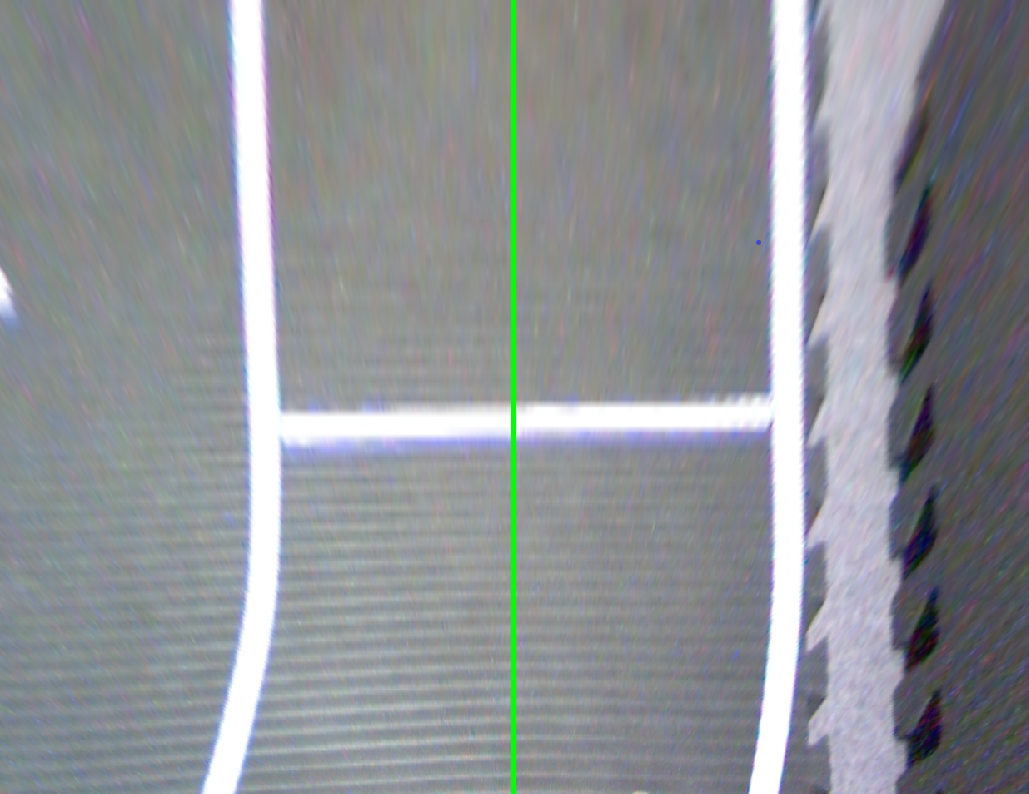
//> input picture img.png, 1029 x 794 px
$ ./testCV   (built with g++ and OpenCV 4)
//> lines starting //> are read from the running program, lines starting //| are printed output that depends on the picture; after the words box and inside, x2 and y2 are one past the last pixel; in counts of white or black regions, pixels touching at a corner belong together
#include <iostream>
#include <opencv2/core/core.hpp>
#include <opencv2/highgui/highgui.hpp>
#include <opencv2/imgproc/imgproc.hpp>

using namespace cv;
using namespace std;

int main(int argc, char **argv)
{
    // Read the image file
    Mat image = imread("img.png");
//> image is the input picture: 794 rows x 1029 cols, CV_8UC3; mean B, G, R 149.7, 145.6, 142.3

    Point2f p = Point(0, 0);
    Mat outputImagebw;
    vector<Point2f> whitePointsR;
    vector<Point2f> whitePointsL;
    int currentIndexL = 0;
    int currentIndexR = 0;
    int threshold = 230;
    int sectionSize = 20;

    cv::cvtColor(image, outputImagebw, CV_BGR2GRAY);
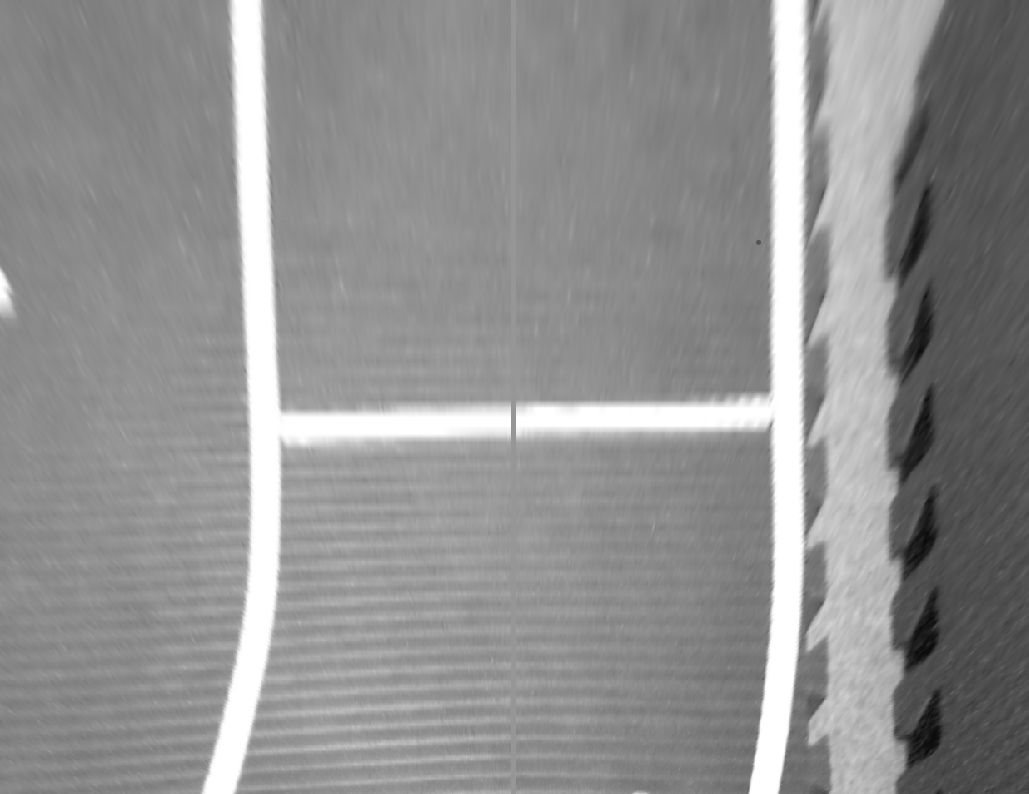
//> outputImagebw: 794 rows x 1029 cols, CV_8UC1; min 7, max 255, mean 145.1

    for (int i = 0; i < outputImagebw.rows; i++)
    {
        //Point2f p = Point(0, 0);

        for (int j = outputImagebw.cols / 2; j > 0; j--)
        {
            if (outputImagebw.at<uchar>(i, j) > threshold)
            {
                if (whitePointsL.size() > 0)
                {
                    if (whitePointsL[currentIndexL - 1].y < i - sectionSize)
                    {
                        whitePointsL.push_back(Point(j, i));
                        circle(image, Point(j, i), 1, Scalar(255, 0, 0), 5, 8);
                        currentIndexL++;
                    }
                }
                else
                {
                    whitePointsL.push_back(Point(j, i));
                }
            }
        }
        for (int j = outputImagebw.cols / 2; j < outputImagebw.cols; j++)
        {
            if (outputImagebw.at<uchar>(i, j) > threshold)
            {
                if (whitePointsR.size() > 0)
                {
                    if (whitePointsR[currentIndexR - 1].y < i - sectionSize)
                    {
                        whitePointsR.push_back(Point(j, i));
                        circle(image, Point(j, i), 1, Scalar(0, 0, 255), 5, 8);
                        currentIndexR++;
                    }
                }
                else
                {
                    whitePointsR.push_back(Point(j, i));
                }
            }
        }
    }
//> this loop made 794 passes
//> (currentIndexL, currentIndexR) on passes 1 to 3: (0, 0), (0, 0), (0, 0)
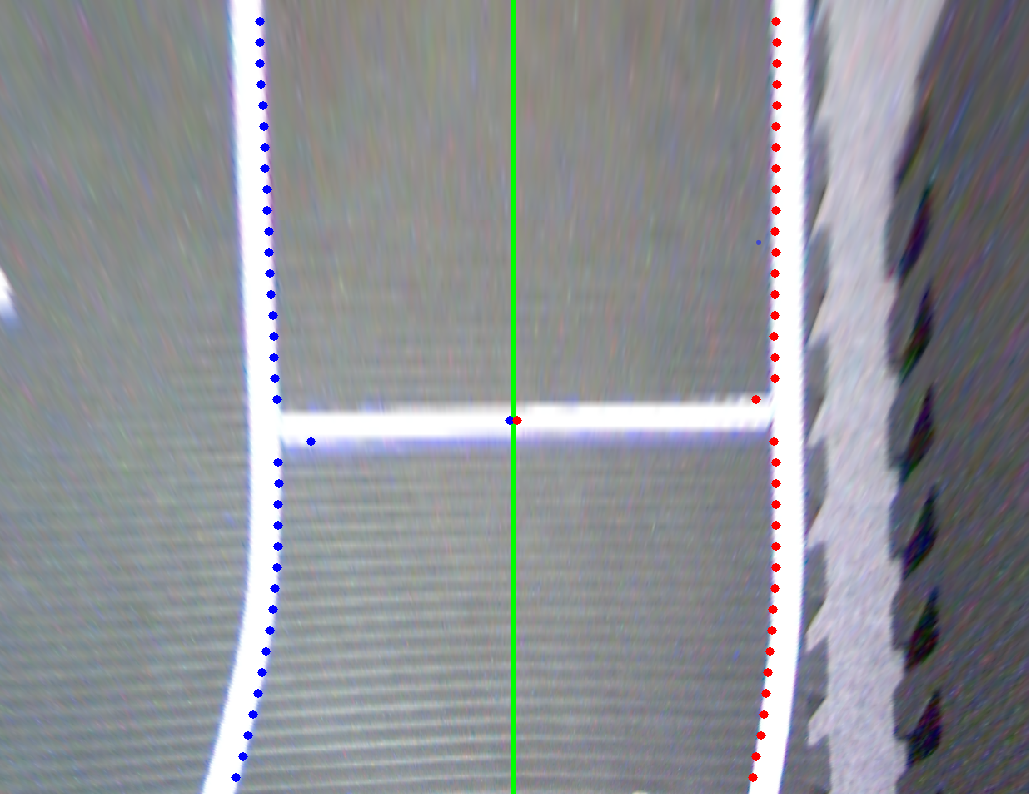
//> image: 794 rows x 1029 cols, CV_8UC3; 0.52% of pixels changed, all inside (x1, y1, x2, y2) = (231, 17, 782, 782)
//> after the loop, whitePointsL = 75 Points (x, y), first 12: [259, 0], [260, 21], [259, 21], [260, 42], [259, 42], [260, 63], [259, 63], [261, 84], [260, 84], [263, 105], [262, 105], [264, 126]; currentIndexL = 74; whitePointsR = 75 Points (x, y), first 12: [776, 0], [775, 21], [776, 21], [776, 42], [777, 42], [776, 63], [777, 63], [776, 84], [777, 84], [776, 105], [777, 105], [775, 126]; currentIndexR = 74

    vector<Point2f> centerpoints;
    int countx = 0;
    for (int i = 0; i < whitePointsL.size(); i++)
    {
        if (whitePointsL[i].y == whitePointsR[i].y && whitePointsL[i].y > image.rows / 2)
        {
            int centerx = ((whitePointsR[i].x - whitePointsL[i].x) / 2) + whitePointsL[i].x;
            Point p = Point(centerx, whitePointsL[i].y);
            circle(image, p, 1, Scalar(0, 0, 0), 5, 8);
            centerpoints.push_back(p);
            countx += centerx;
        }
    }
//> this loop made 75 passes
//> (centerx, p, countx) on passes 38 to 49: (516, Point(516, 399), 516), (516, Point(516, 399), 1032), (513, Point(513, 420), 1545), (513, Point(513, 420), 2058), (542, Point(542, 441), 2600), (542, Point(542, 441), 3142), (526, Point(526, 462), 3668), (526, Point(526, 462), 4194), (527, Point(527, 483), 4721), (527, Point(527, 483), 5248), (526, Point(526, 504), 5774), (526, Point(526, 504), 6300)
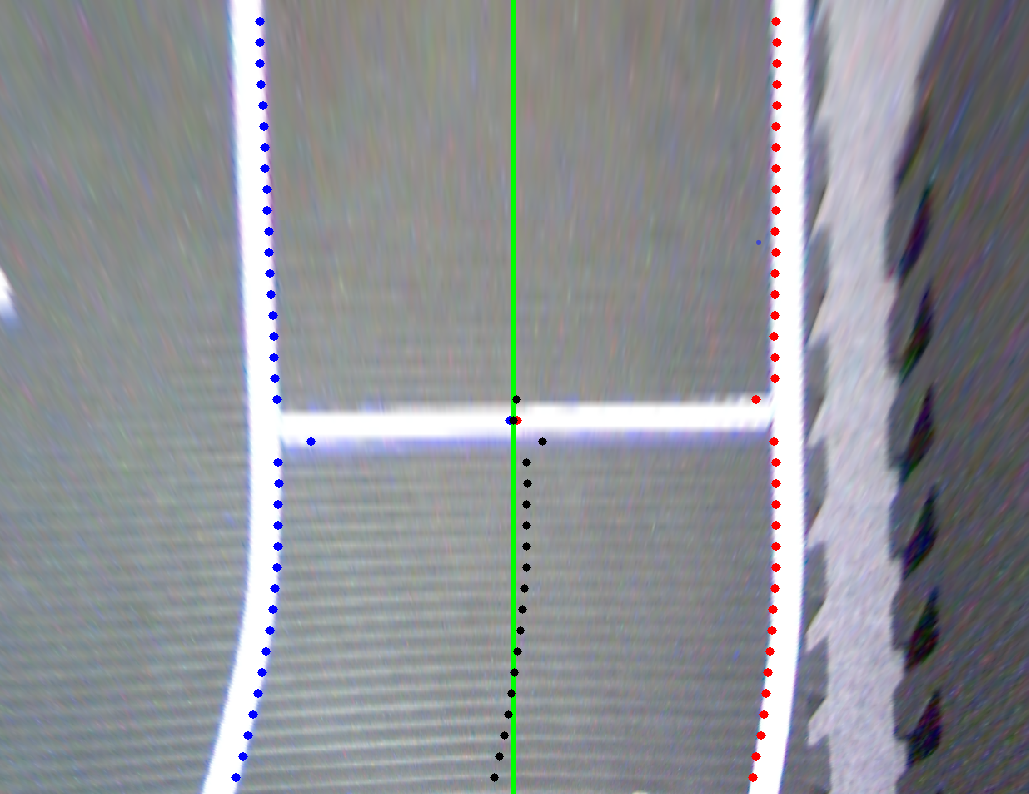
//> image: 794 rows x 1029 cols, CV_8UC3; 0.11% of pixels changed, all inside (x1, y1, x2, y2) = (490, 395, 547, 782)
//> after the loop, countx = 19682
    float angle; // = atan2(centerpoints[0].y - p2.y, p1.x - p2.x)
    int centerpointscount = centerpoints.size();
//> centerpointscount = 38

    int trackerror = (image.cols/2)- (countx/centerpointscount);
//> trackerror = -3

    cout<<"\nImage center = "<<image.cols/2<<"\nAverage = "<<countx/centerpointscount<<"\nTrack Error = "<<trackerror;
//| Image center = 514
//| Average = 517
//| Track Error = -3
    if (centerpointscount > 1){
        Point p1 = Point(centerpoints[0].x, centerpoints[0].y);
//> p1 = Point(516, 399)
        Point p2 = Point(centerpoints[centerpointscount-1].x, centerpoints[centerpointscount-1].y);
//> p2 = Point(494, 777)
        angle = atan2(p2.y - p1.y, p2.x - p1.x);
//> angle = 1.63
        line(image, p2, p1, Scalar(0,255,255), 5, 8);
        angle = angle * 180 / 3.14;
//> angle = 93.38
    }
    int angleerror = (angle - 90);
//> angleerror = 3
    cout<< "\nAngle = "<<angle;
//| Angle = 93.3783
    cout<< "\nAngle Error = "<<angleerror<<"\n";
//| Angle Error = 3
    String x = "Image center = " + to_string(image.cols/2) + ", Average = " + to_string(countx/centerpointscount) + ", Track Error = " + to_string(trackerror) + ", Angle = " + to_string(angle) + ", Angle Error = " + to_string(angleerror);
    putText(image, x , Point(30,30), FONT_HERSHEY_COMPLEX_SMALL, 0.8, Scalar(0,0,0), 1.1);
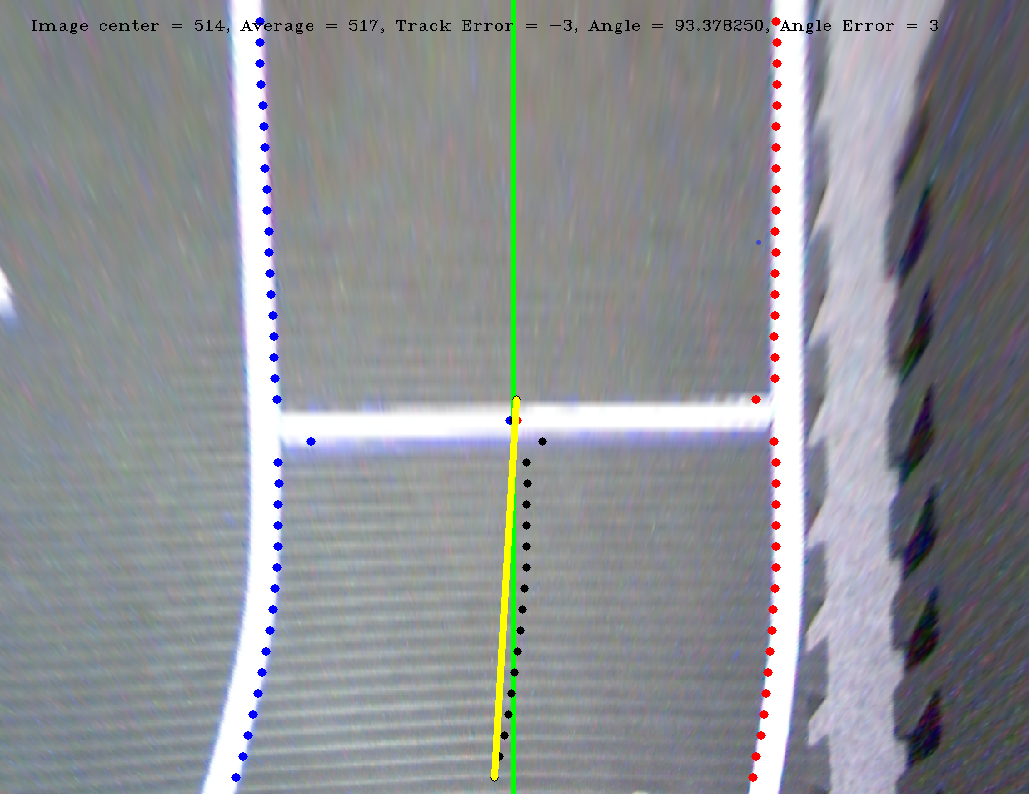
//> image: 794 rows x 1029 cols, CV_8UC3; mean B, G, R 148.2, 144.2, 141.7
    imshow("test", image);

    waitKey(30000);

    return 0;
}
